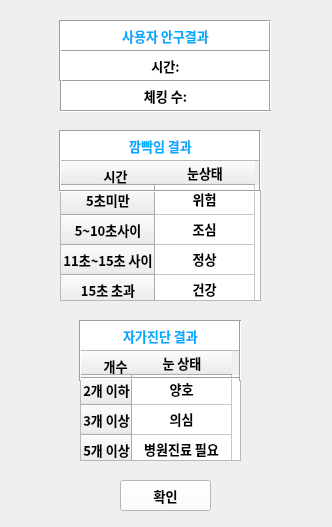
<?xml version="1.0" encoding="UTF-8"?>
<ui version="4.0">
 <class>Form</class>
 <widget class="QWidget" name="Form">
  <property name="geometry">
   <rect>
    <x>0</x>
    <y>0</y>
    <width>332</width>
    <height>527</height>
   </rect>
  </property>
  <property name="windowTitle">
   <string>ResultWindow</string>
  </property>
  <property name="styleSheet">
   <string notr="true"/>
  </property>
  <widget class="QLabel" name="label">
   <property name="geometry">
    <rect>
     <x>60</x>
     <y>130</y>
     <width>201</width>
     <height>31</height>
    </rect>
   </property>
   <property name="font">
    <font>
     <family>함초롬돋움</family>
     <pointsize>10</pointsize>
     <weight>75</weight>
     <bold>true</bold>
    </font>
   </property>
   <property name="styleSheet">
    <string notr="true">background-color: rgb(255, 255, 255);
color:rgb(0, 170, 255);</string>
   </property>
   <property name="text">
    <string>깜빡임 결과</string>
   </property>
   <property name="alignment">
    <set>Qt::AlignCenter</set>
   </property>
  </widget>
  <widget class="QTableWidget" name="tableWidget">
   <property name="geometry">
    <rect>
     <x>60</x>
     <y>160</y>
     <width>201</width>
     <height>141</height>
    </rect>
   </property>
   <property name="layoutDirection">
    <enum>Qt::LeftToRight</enum>
   </property>
   <property name="autoFillBackground">
    <bool>false</bool>
   </property>
   <property name="lineWidth">
    <number>1</number>
   </property>
   <property name="verticalScrollBarPolicy">
    <enum>Qt::ScrollBarAlwaysOff</enum>
   </property>
   <property name="editTriggers">
    <set>QAbstractItemView::NoEditTriggers</set>
   </property>
   <row>
    <property name="text">
     <string>5초미만</string>
    </property>
    <property name="font">
     <font>
      <family>함초롬돋움</family>
      <pointsize>10</pointsize>
      <weight>75</weight>
      <bold>true</bold>
     </font>
    </property>
    <property name="textAlignment">
     <set>AlignCenter</set>
    </property>
   </row>
   <row>
    <property name="text">
     <string>5~10초사이</string>
    </property>
    <property name="font">
     <font>
      <family>함초롬돋움</family>
      <pointsize>10</pointsize>
      <weight>75</weight>
      <bold>true</bold>
     </font>
    </property>
    <property name="textAlignment">
     <set>AlignCenter</set>
    </property>
   </row>
   <row>
    <property name="text">
     <string>11초~15초 사이</string>
    </property>
    <property name="font">
     <font>
      <family>함초롬돋움</family>
      <pointsize>10</pointsize>
      <weight>75</weight>
      <bold>true</bold>
     </font>
    </property>
    <property name="textAlignment">
     <set>AlignCenter</set>
    </property>
   </row>
   <row>
    <property name="text">
     <string>15초 초과</string>
    </property>
    <property name="font">
     <font>
      <family>함초롬돋움</family>
      <pointsize>10</pointsize>
      <weight>75</weight>
      <bold>true</bold>
     </font>
    </property>
    <property name="textAlignment">
     <set>AlignCenter</set>
    </property>
   </row>
   <column>
    <property name="text">
     <string>눈상태</string>
    </property>
    <property name="font">
     <font>
      <family>함초롬바탕</family>
      <pointsize>10</pointsize>
      <weight>75</weight>
      <bold>true</bold>
     </font>
    </property>
    <property name="textAlignment">
     <set>AlignCenter</set>
    </property>
   </column>
   <item row="0" column="0">
    <property name="text">
     <string>위험</string>
    </property>
    <property name="font">
     <font>
      <family>함초롬돋움</family>
      <pointsize>10</pointsize>
      <weight>75</weight>
      <bold>true</bold>
     </font>
    </property>
    <property name="textAlignment">
     <set>AlignCenter</set>
    </property>
   </item>
   <item row="1" column="0">
    <property name="text">
     <string>조심</string>
    </property>
    <property name="font">
     <font>
      <family>함초롬돋움</family>
      <pointsize>10</pointsize>
      <weight>75</weight>
      <bold>true</bold>
     </font>
    </property>
    <property name="textAlignment">
     <set>AlignCenter</set>
    </property>
   </item>
   <item row="2" column="0">
    <property name="text">
     <string>정상</string>
    </property>
    <property name="font">
     <font>
      <family>함초롬돋움</family>
      <pointsize>10</pointsize>
      <weight>75</weight>
      <bold>true</bold>
     </font>
    </property>
    <property name="textAlignment">
     <set>AlignCenter</set>
    </property>
   </item>
   <item row="3" column="0">
    <property name="text">
     <string>건강</string>
    </property>
    <property name="font">
     <font>
      <family>함초롬돋움</family>
      <pointsize>10</pointsize>
      <weight>75</weight>
      <bold>true</bold>
     </font>
    </property>
    <property name="textAlignment">
     <set>AlignCenter</set>
    </property>
   </item>
  </widget>
  <widget class="Line" name="line">
   <property name="geometry">
    <rect>
     <x>60</x>
     <y>190</y>
     <width>200</width>
     <height>3</height>
    </rect>
   </property>
   <property name="orientation">
    <enum>Qt::Horizontal</enum>
   </property>
  </widget>
  <widget class="QTableWidget" name="tableWidget_2">
   <property name="geometry">
    <rect>
     <x>80</x>
     <y>350</y>
     <width>161</width>
     <height>111</height>
    </rect>
   </property>
   <property name="layoutDirection">
    <enum>Qt::LeftToRight</enum>
   </property>
   <property name="autoFillBackground">
    <bool>false</bool>
   </property>
   <property name="lineWidth">
    <number>1</number>
   </property>
   <property name="verticalScrollBarPolicy">
    <enum>Qt::ScrollBarAlwaysOff</enum>
   </property>
   <property name="editTriggers">
    <set>QAbstractItemView::NoEditTriggers</set>
   </property>
   <row>
    <property name="text">
     <string>2개 이하</string>
    </property>
    <property name="font">
     <font>
      <family>함초롬돋움</family>
      <pointsize>10</pointsize>
      <weight>75</weight>
      <bold>true</bold>
     </font>
    </property>
    <property name="textAlignment">
     <set>AlignCenter</set>
    </property>
   </row>
   <row>
    <property name="text">
     <string>3개 이상</string>
    </property>
    <property name="font">
     <font>
      <family>함초롬돋움</family>
      <pointsize>10</pointsize>
      <weight>75</weight>
      <bold>true</bold>
     </font>
    </property>
    <property name="textAlignment">
     <set>AlignCenter</set>
    </property>
   </row>
   <row>
    <property name="text">
     <string>5개 이상</string>
    </property>
    <property name="font">
     <font>
      <family>함초롬돋움</family>
      <pointsize>10</pointsize>
      <weight>75</weight>
      <bold>true</bold>
     </font>
    </property>
    <property name="textAlignment">
     <set>AlignCenter</set>
    </property>
   </row>
   <column>
    <property name="text">
     <string>눈 상태</string>
    </property>
    <property name="font">
     <font>
      <family>함초롬바탕</family>
      <pointsize>10</pointsize>
      <weight>75</weight>
      <bold>true</bold>
     </font>
    </property>
    <property name="textAlignment">
     <set>AlignCenter</set>
    </property>
   </column>
   <item row="0" column="0">
    <property name="text">
     <string>양호</string>
    </property>
    <property name="font">
     <font>
      <family>함초롬돋움</family>
      <pointsize>10</pointsize>
      <weight>75</weight>
      <bold>true</bold>
     </font>
    </property>
    <property name="textAlignment">
     <set>AlignCenter</set>
    </property>
   </item>
   <item row="1" column="0">
    <property name="text">
     <string>의심</string>
    </property>
    <property name="font">
     <font>
      <family>함초롬돋움</family>
      <pointsize>10</pointsize>
      <weight>75</weight>
      <bold>true</bold>
     </font>
    </property>
    <property name="textAlignment">
     <set>AlignCenter</set>
    </property>
   </item>
   <item row="2" column="0">
    <property name="text">
     <string>병원진료 필요</string>
    </property>
    <property name="font">
     <font>
      <family>함초롬돋움</family>
      <pointsize>10</pointsize>
      <weight>75</weight>
      <bold>true</bold>
     </font>
    </property>
    <property name="textAlignment">
     <set>AlignCenter</set>
    </property>
   </item>
  </widget>
  <widget class="Line" name="line_2">
   <property name="geometry">
    <rect>
     <x>80</x>
     <y>370</y>
     <width>161</width>
     <height>16</height>
    </rect>
   </property>
   <property name="orientation">
    <enum>Qt::Horizontal</enum>
   </property>
  </widget>
  <widget class="QLabel" name="label_2">
   <property name="geometry">
    <rect>
     <x>80</x>
     <y>320</y>
     <width>161</width>
     <height>31</height>
    </rect>
   </property>
   <property name="font">
    <font>
     <family>함초롬돋움</family>
     <pointsize>10</pointsize>
     <weight>75</weight>
     <bold>true</bold>
    </font>
   </property>
   <property name="styleSheet">
    <string notr="true">background-color: rgb(255, 255, 255);
color:rgb(0, 170, 255);</string>
   </property>
   <property name="text">
    <string>자가진단 결과</string>
   </property>
   <property name="alignment">
    <set>Qt::AlignCenter</set>
   </property>
  </widget>
  <widget class="QLabel" name="label_3">
   <property name="geometry">
    <rect>
     <x>60</x>
     <y>20</y>
     <width>211</width>
     <height>31</height>
    </rect>
   </property>
   <property name="font">
    <font>
     <family>함초롬돋움</family>
     <pointsize>10</pointsize>
     <weight>75</weight>
     <bold>true</bold>
    </font>
   </property>
   <property name="styleSheet">
    <string notr="true">background-color: rgb(255, 255, 255);
color:rgb(0, 170, 255);</string>
   </property>
   <property name="text">
    <string>사용자 안구결과</string>
   </property>
   <property name="alignment">
    <set>Qt::AlignCenter</set>
   </property>
  </widget>
  <widget class="QPushButton" name="pushButton">
   <property name="geometry">
    <rect>
     <x>120</x>
     <y>480</y>
     <width>91</width>
     <height>31</height>
    </rect>
   </property>
   <property name="font">
    <font>
     <family>함초롬돋움</family>
     <pointsize>10</pointsize>
     <weight>75</weight>
     <bold>true</bold>
    </font>
   </property>
   <property name="styleSheet">
    <string notr="true">background-color: rgb(255, 255, 255);</string>
   </property>
   <property name="text">
    <string>확인</string>
   </property>
  </widget>
  <widget class="QLabel" name="label_4">
   <property name="geometry">
    <rect>
     <x>60</x>
     <y>50</y>
     <width>211</width>
     <height>31</height>
    </rect>
   </property>
   <property name="font">
    <font>
     <family>함초롬돋움</family>
     <pointsize>10</pointsize>
     <weight>75</weight>
     <bold>true</bold>
    </font>
   </property>
   <property name="styleSheet">
    <string notr="true">background-color: rgb(255, 255, 255);</string>
   </property>
   <property name="text">
    <string>시간:</string>
   </property>
   <property name="alignment">
    <set>Qt::AlignCenter</set>
   </property>
  </widget>
  <widget class="QLabel" name="label_5">
   <property name="geometry">
    <rect>
     <x>60</x>
     <y>80</y>
     <width>211</width>
     <height>31</height>
    </rect>
   </property>
   <property name="font">
    <font>
     <family>함초롬돋움</family>
     <pointsize>10</pointsize>
     <weight>75</weight>
     <bold>true</bold>
    </font>
   </property>
   <property name="styleSheet">
    <string notr="true">background-color: rgb(255, 255, 255);</string>
   </property>
   <property name="text">
    <string>체킹 수:</string>
   </property>
   <property name="alignment">
    <set>Qt::AlignCenter</set>
   </property>
  </widget>
  <widget class="Line" name="line_3">
   <property name="geometry">
    <rect>
     <x>60</x>
     <y>50</y>
     <width>211</width>
     <height>3</height>
    </rect>
   </property>
   <property name="orientation">
    <enum>Qt::Horizontal</enum>
   </property>
  </widget>
  <widget class="Line" name="line_4">
   <property name="geometry">
    <rect>
     <x>60</x>
     <y>80</y>
     <width>211</width>
     <height>3</height>
    </rect>
   </property>
   <property name="orientation">
    <enum>Qt::Horizontal</enum>
   </property>
  </widget>
  <widget class="Line" name="line_5">
   <property name="geometry">
    <rect>
     <x>60</x>
     <y>110</y>
     <width>211</width>
     <height>3</height>
    </rect>
   </property>
   <property name="orientation">
    <enum>Qt::Horizontal</enum>
   </property>
  </widget>
  <widget class="QLabel" name="label_6">
   <property name="geometry">
    <rect>
     <x>190</x>
     <y>50</y>
     <width>64</width>
     <height>31</height>
    </rect>
   </property>
   <property name="font">
    <font>
     <family>함초롬돋움</family>
     <pointsize>10</pointsize>
     <weight>75</weight>
     <bold>true</bold>
    </font>
   </property>
   <property name="text">
    <string/>
   </property>
  </widget>
  <widget class="QLabel" name="label_7">
   <property name="geometry">
    <rect>
     <x>190</x>
     <y>80</y>
     <width>64</width>
     <height>31</height>
    </rect>
   </property>
   <property name="font">
    <font>
     <family>함초롬돋움</family>
     <pointsize>10</pointsize>
     <weight>75</weight>
     <bold>true</bold>
    </font>
   </property>
   <property name="text">
    <string/>
   </property>
  </widget>
  <widget class="Line" name="line_6">
   <property name="geometry">
    <rect>
     <x>60</x>
     <y>50</y>
     <width>3</width>
     <height>61</height>
    </rect>
   </property>
   <property name="orientation">
    <enum>Qt::Vertical</enum>
   </property>
  </widget>
  <widget class="Line" name="line_7">
   <property name="geometry">
    <rect>
     <x>260</x>
     <y>50</y>
     <width>20</width>
     <height>61</height>
    </rect>
   </property>
   <property name="orientation">
    <enum>Qt::Vertical</enum>
   </property>
  </widget>
  <widget class="QLabel" name="label_12">
   <property name="geometry">
    <rect>
     <x>30</x>
     <y>350</y>
     <width>171</width>
     <height>31</height>
    </rect>
   </property>
   <property name="font">
    <font>
     <family>함초롬돋움</family>
     <pointsize>10</pointsize>
     <weight>75</weight>
     <bold>true</bold>
    </font>
   </property>
   <property name="text">
    <string>개수</string>
   </property>
   <property name="alignment">
    <set>Qt::AlignCenter</set>
   </property>
  </widget>
  <widget class="QLabel" name="label_13">
   <property name="geometry">
    <rect>
     <x>30</x>
     <y>160</y>
     <width>171</width>
     <height>31</height>
    </rect>
   </property>
   <property name="font">
    <font>
     <family>함초롬돋움</family>
     <pointsize>10</pointsize>
     <weight>75</weight>
     <bold>true</bold>
    </font>
   </property>
   <property name="text">
    <string>시간</string>
   </property>
   <property name="alignment">
    <set>Qt::AlignCenter</set>
   </property>
  </widget>
  <widget class="Line" name="line_9">
   <property name="geometry">
    <rect>
     <x>80</x>
     <y>320</y>
     <width>160</width>
     <height>3</height>
    </rect>
   </property>
   <property name="orientation">
    <enum>Qt::Horizontal</enum>
   </property>
  </widget>
  <widget class="Line" name="line_10">
   <property name="geometry">
    <rect>
     <x>60</x>
     <y>130</y>
     <width>200</width>
     <height>3</height>
    </rect>
   </property>
   <property name="orientation">
    <enum>Qt::Horizontal</enum>
   </property>
  </widget>
  <widget class="Line" name="line_8">
   <property name="geometry">
    <rect>
     <x>50</x>
     <y>130</y>
     <width>20</width>
     <height>61</height>
    </rect>
   </property>
   <property name="orientation">
    <enum>Qt::Vertical</enum>
   </property>
  </widget>
  <widget class="Line" name="line_11">
   <property name="geometry">
    <rect>
     <x>250</x>
     <y>130</y>
     <width>20</width>
     <height>61</height>
    </rect>
   </property>
   <property name="orientation">
    <enum>Qt::Vertical</enum>
   </property>
  </widget>
  <widget class="Line" name="line_12">
   <property name="geometry">
    <rect>
     <x>70</x>
     <y>320</y>
     <width>20</width>
     <height>61</height>
    </rect>
   </property>
   <property name="orientation">
    <enum>Qt::Vertical</enum>
   </property>
  </widget>
  <widget class="Line" name="line_13">
   <property name="geometry">
    <rect>
     <x>230</x>
     <y>320</y>
     <width>21</width>
     <height>61</height>
    </rect>
   </property>
   <property name="orientation">
    <enum>Qt::Vertical</enum>
   </property>
  </widget>
  <widget class="Line" name="line_14">
   <property name="geometry">
    <rect>
     <x>50</x>
     <y>20</y>
     <width>20</width>
     <height>61</height>
    </rect>
   </property>
   <property name="orientation">
    <enum>Qt::Vertical</enum>
   </property>
  </widget>
  <widget class="Line" name="line_15">
   <property name="geometry">
    <rect>
     <x>260</x>
     <y>20</y>
     <width>20</width>
     <height>61</height>
    </rect>
   </property>
   <property name="orientation">
    <enum>Qt::Vertical</enum>
   </property>
  </widget>
  <widget class="Line" name="line_16">
   <property name="geometry">
    <rect>
     <x>60</x>
     <y>20</y>
     <width>211</width>
     <height>3</height>
    </rect>
   </property>
   <property name="orientation">
    <enum>Qt::Horizontal</enum>
   </property>
  </widget>
  <zorder>label_2</zorder>
  <zorder>label_5</zorder>
  <zorder>label_4</zorder>
  <zorder>label</zorder>
  <zorder>tableWidget</zorder>
  <zorder>line</zorder>
  <zorder>tableWidget_2</zorder>
  <zorder>line_2</zorder>
  <zorder>label_3</zorder>
  <zorder>pushButton</zorder>
  <zorder>line_3</zorder>
  <zorder>line_4</zorder>
  <zorder>line_5</zorder>
  <zorder>label_6</zorder>
  <zorder>label_7</zorder>
  <zorder>line_6</zorder>
  <zorder>line_7</zorder>
  <zorder>label_12</zorder>
  <zorder>label_13</zorder>
  <zorder>line_9</zorder>
  <zorder>line_10</zorder>
  <zorder>line_8</zorder>
  <zorder>line_11</zorder>
  <zorder>line_12</zorder>
  <zorder>line_13</zorder>
  <zorder>line_14</zorder>
  <zorder>line_15</zorder>
  <zorder>line_16</zorder>
 </widget>
 <resources/>
 <connections/>
</ui>
